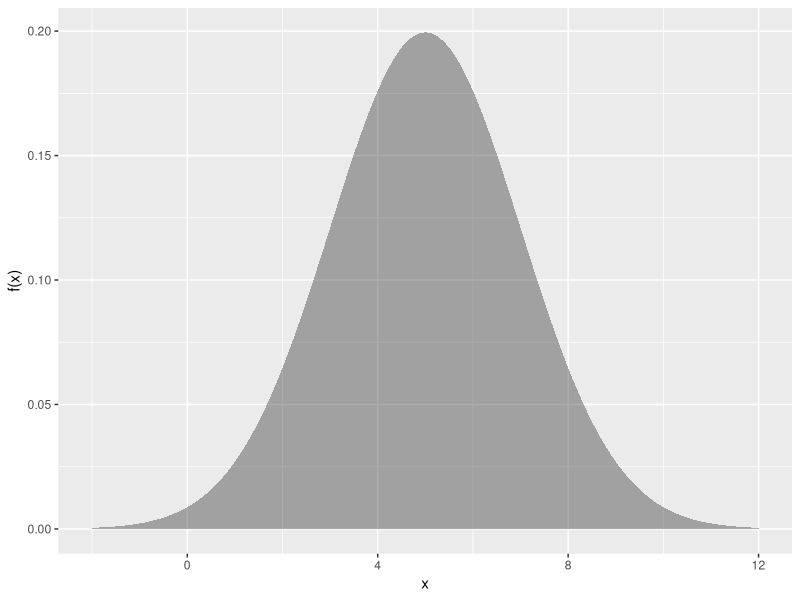
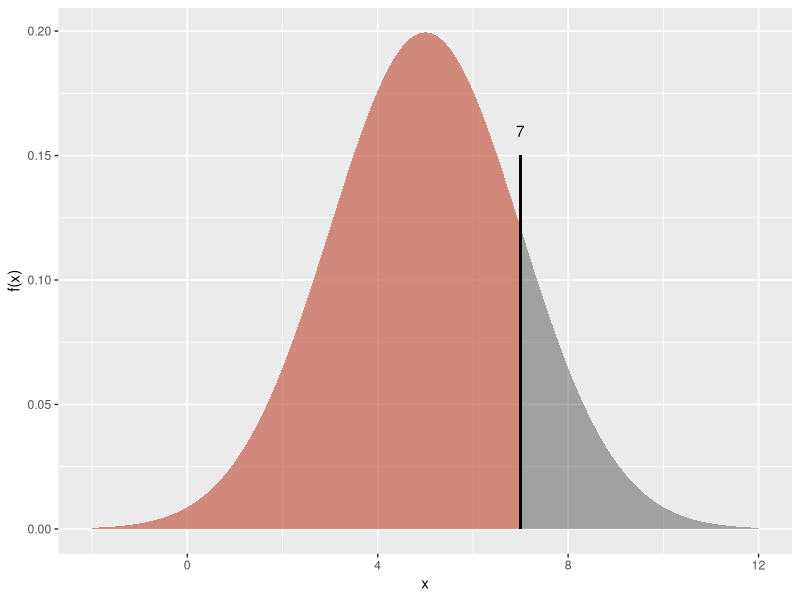
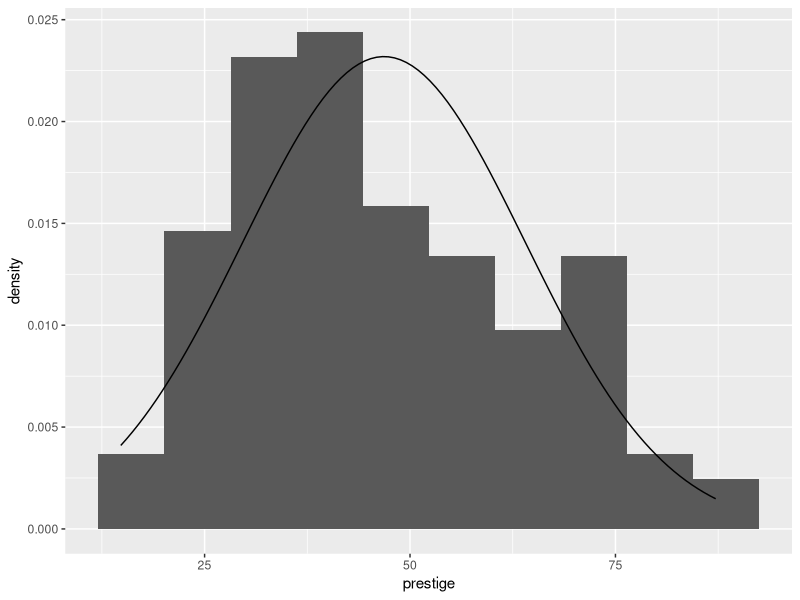
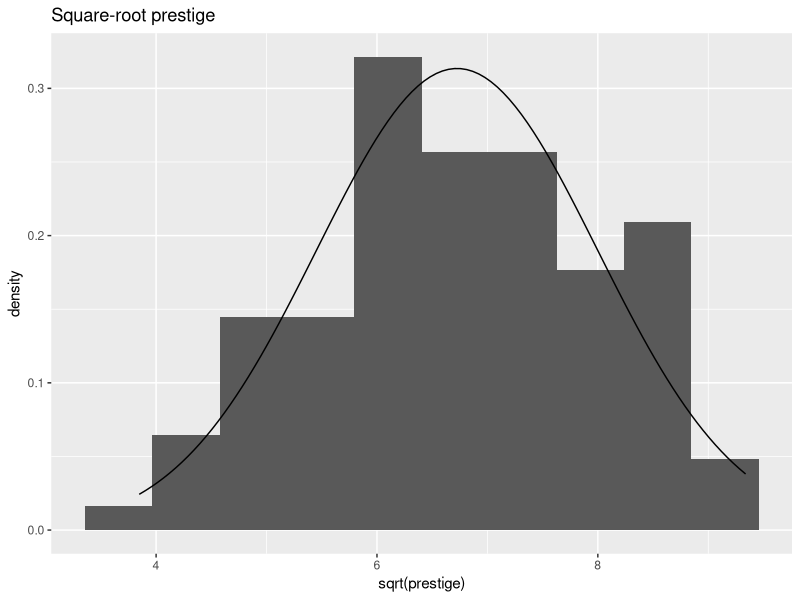
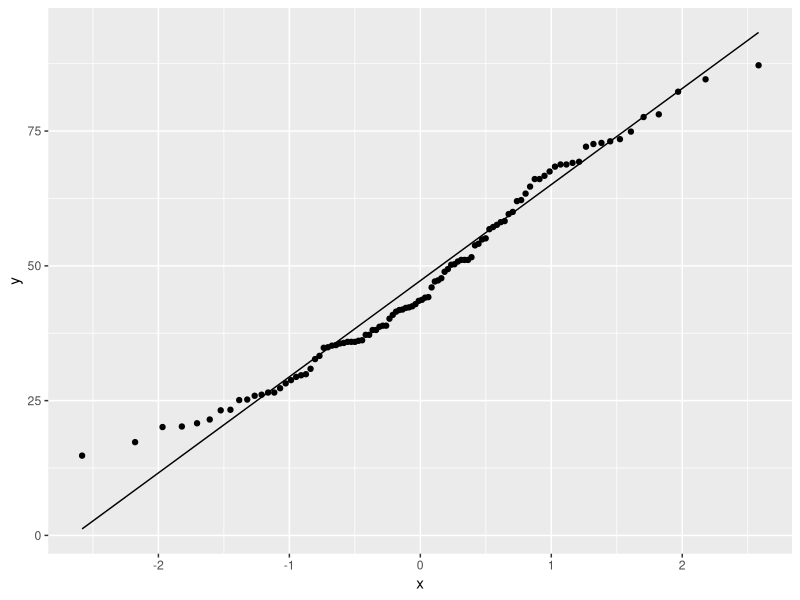
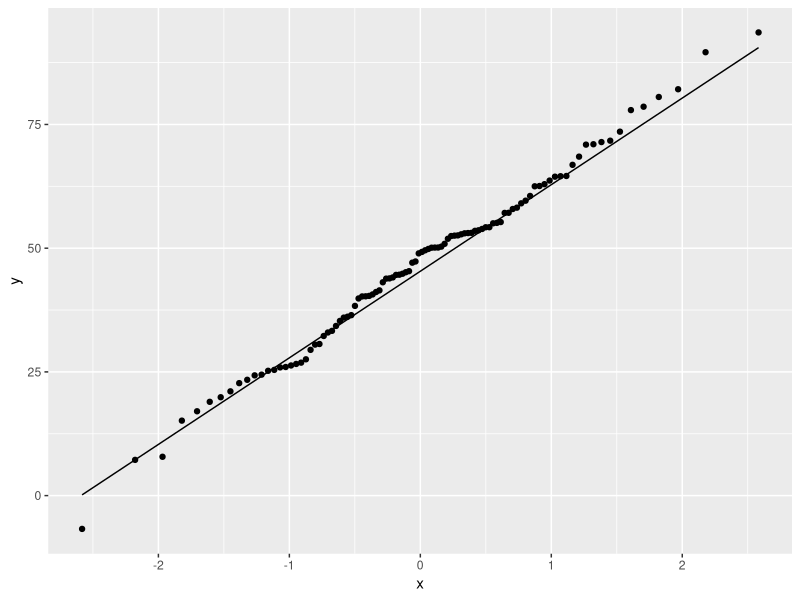
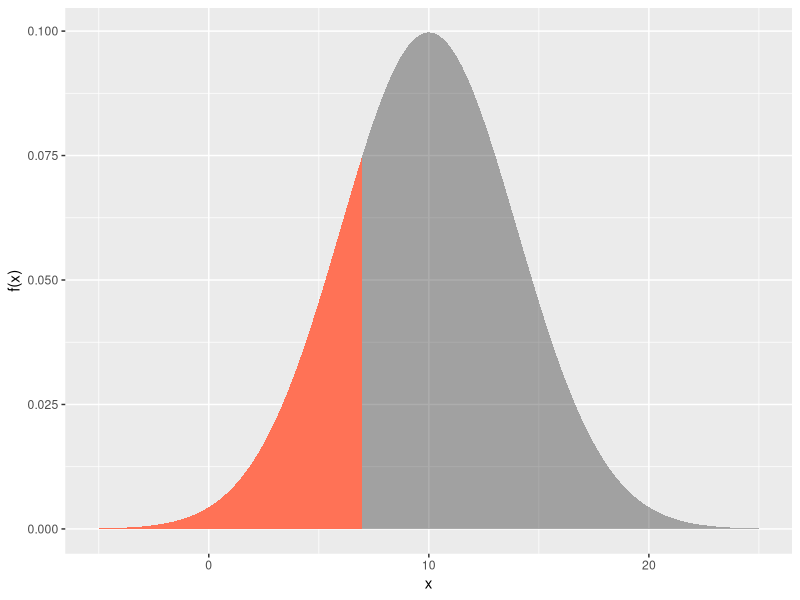
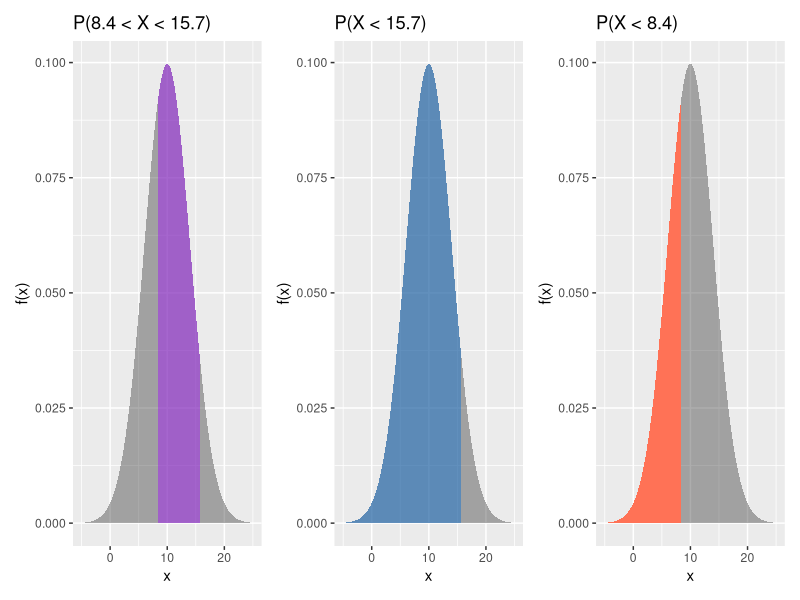

Here is the R script that generated these plots, in order:
## ---- chunk 1
knitr::opts_chunk$set(echo = TRUE, 
                      results=FALSE, 
                      warning=FALSE, 
                      message=FALSE, 
                      comment=NA,
                      fig.align='center',
                      out.width='50%')
## ---- chunk 2
library(tidyverse)
## ---- chunk 3

# create a tibble (data frame) of x values and corresponding density values
dfs <- tibble(
  # make x a sequence of numbers going from # -2 to 12 of length 500
  x = seq(-2, 12, length=500), 
  # calculate the corresponding densities (height of the normal curve) for each x                               
  `f(x)` = dnorm(x, mean=5, sd=2)
  )

# make an area plot of x vs f(x)
ps <- ggplot(dfs) + 
  aes(x = x, y = `f(x)`) + 
  geom_area(alpha = 0.4) 

# show the plot
ps
## ---- chunk 4
ps + 
  geom_area(
    data = dfs |> 
      filter(x < 7),
    fill="coral1", 
    alpha=.5
    ) +
  geom_segment(
    aes(x =7, 
        xend = 7,
        y = 0,
        yend = 0.15
        )
    ) + 
  annotate(
    "text",
    x = 7,
    y = 0.16,
    label = "7"
    ) 

## ---- chunk 5
pnorm(q = 7, mean = 5, sd = 2)
## ---- chunk 6
options(warn=-1) 
## ---- chunk 7
knitr::opts_chunk$set(warning=FALSE, message=FALSE, comment=NA)
## ---- chunk 8
pnorm(2.1, mean=0, sd=1) - pnorm(-1.8, mean=0, sd=1)
## ---- chunk 9
pnorm(2.1) - pnorm(-1.8)
## ---- chunk 10
library(tidyverse)
library(car)

Prestige |> 
  ggplot() + 
  aes(prestige) +
  geom_histogram(aes(y = after_stat(density)), bins=10) +
  stat_function(
    fun = dnorm,
    args = list(mean = mean(Prestige$prestige),
                sd = sd(Prestige$prestige) ), 
    geom = "line")

## ---- chunk 11
library(tidyverse)
library(car)

Prestige |> 
  ggplot() + 
  aes(sqrt(prestige)) +
  geom_histogram(aes(y=after_stat(density)), bins=10) +
  stat_function(
    fun = dnorm,
    args = list(mean = mean(sqrt(Prestige$prestige)),
                sd = sd(sqrt(Prestige$prestige)) ), 
    geom = "line") +
  ggtitle("Square-root prestige")

## ---- chunk 12
Prestige |> 
  ggplot() + 
  aes(sample=prestige) + 
  stat_qq() + 
  stat_qq_line()

## ---- chunk 13
set.seed(111)

data.frame(
  x = rnorm(
    n = nrow(Prestige),
    mean = mean(Prestige$prestige), 
    sd = sd(Prestige$prestige)
    )
  ) |> 
  ggplot() + 
  aes(sample = x) + 
  stat_qq() + 
  stat_qq_line()

## ---- chunk 14
shapiro.test(Prestige$prestige)
## ---- chunk 15
ks.test(Prestige$prestige, "pnorm", 50, 17)
## ---- chunk 16
shapiro.test(sqrt(Prestige$prestige))
## ---- chunk 17
pnorm(q=7, mean=10, sd=4)
## ---- chunk 18
dfs <- tibble(
  x=seq(-5, 25, length=500), 
  `f(x)` = dnorm(x, mean=10, sd=4)
  ) 

gp <- ggplot(dfs) + 
  aes(x = x, y = `f(x)`) + 
  geom_area(alpha = 0.4) 

gp + 
  geom_area(
    data = dfs |> 
      filter(x < 7),
    fill="coral1"
    ) 
## ---- chunk 19
#| fig-height: 3
#| fig-width: 9

p_between_8.4_and_15.7 <- 
  gp + 
  geom_area(
    data = dfs |> 
      filter(x < 15.7 & x > 8.4),
    fill="purple",
    alpha = 0.5
    ) +
  ggtitle("P(8.4 < X < 15.7)")

p_lessthan_15.7 <- 
  gp + 
  geom_area(
    data = dfs |> 
      filter(x < 15.7),
    fill="dodgerblue3",
    alpha = 0.5
    ) +
  ggtitle("P(X < 15.7)")

p_lessthan_8.4 <- 
  gp + 
  geom_area(
    data = dfs |> 
      filter(x < 8.4),
    fill="coral1"
    ) +
  ggtitle("P(X < 8.4)")


library(patchwork)
p_between_8.4_and_15.7 + p_lessthan_15.7 + p_lessthan_8.4
## ---- chunk 20
pnorm(15.7, 10, 4) - pnorm(8.4, 10, 4)
## ---- chunk 21
1 - pnorm(17, 10, 4)

# or pnorm(17, 10, 4, lower.tail = F)
## ---- chunk 22
gp + 
  geom_area(
    data = dfs |> 
      filter(x > 17),
    fill="coral1"
    )
## ---- chunk 23
qnorm(p = 0.2, 10, 4)
## ---- chunk 24
gp + 
  geom_area(
    data = dfs |> 
      filter(x < qnorm(p = 0.2, 10, 4)),
    fill="coral1"
    ) +
  geom_segment(
    aes(x = qnorm(p = 0.2, 10, 4), 
        xend = qnorm(p = 0.2, 10, 4),
        y = 0,
        yend = qnorm(p = 0.2, 10, 4) |> dnorm(10, 4)
        )
    ) + 
  annotate(
    "text",
    x = qnorm(p = 0.2, 10, 4),
    y = qnorm(p = 0.2, 10, 4) |> dnorm(10, 4) + .008,
    label = qnorm(p = 0.2, 10, 4) |> round(2)
    ) 
